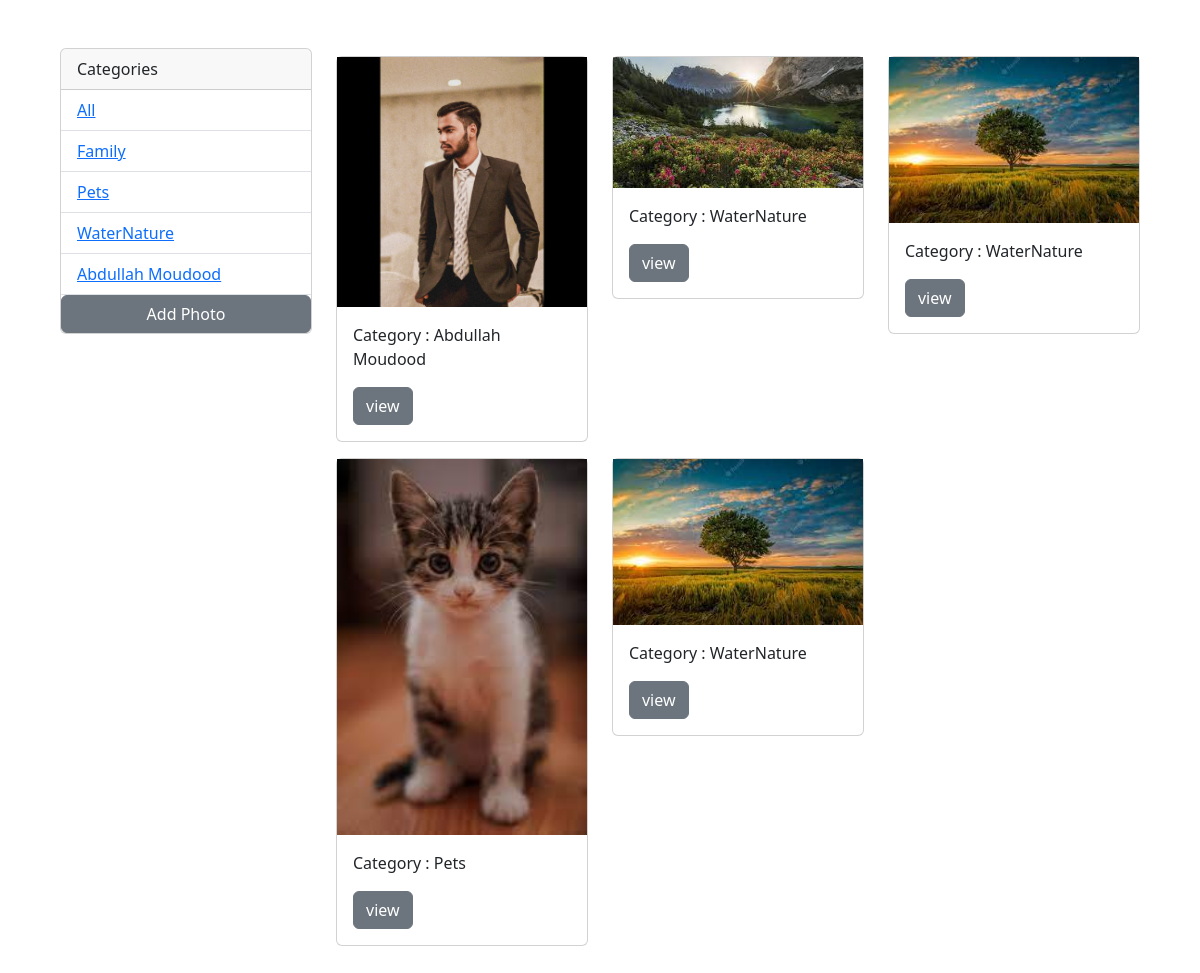
The page / on the database its author committed.
### photos/models.py (models this page shows, shortened)
class Category(models.Model):
    name=models.CharField(max_length=30,null=False,blank=False)
    def __str__(self) -> str:
        return self.name

class Photo(models.Model):
    category=models.ForeignKey(Category,on_delete=models.SET_NULL,null=True,blank=False)
    image= models.ImageField(null=False,blank=False)
    description=models.TextField()

### photos/views.py (the view)
# urls.py: path('',views.gallery,name='gallery'),
def gallery(request):
    q=request.GET.get('q') if request.GET.get('q') != None else ''
    cat=Category.objects.all()
    photos= Photo.objects.filter(Q(category__name__contains=q))
    context={
        'category':cat,
        'photos':photos
    }
    return render(request,'photos/gallery.html',context)

### photos/templates/photos/gallery.html (shortened to what this page needs)
<!DOCTYPE html>
<html lang="en">
  <head>
    <link
      href="https://cdn.jsdelivr.net/npm/bootstrap@5.3.0/dist/css/bootstrap.min.css"
      rel="stylesheet"
    />
  </head>
  <body class="m-5">
    <div class="container">
      <div class="row">
        <div class="col-md-3">
          <div class="card">
            <div class="card-header">Categories</div>
            <ul class="list-group list-group-flush">
              <li class="list-group-item">
                <a href="{% url 'photos:gallery' %}">All</a>
              </li>
              {% for cat in category %}
              <li class="list-group-item">
                <a href="{% url 'photos:gallery' %}?q={{cat.name}}"
                  >{{cat.name}}</a
                >
              </li>
              {% endfor %}
              <a href="{% url 'photos:add' %}" class="btn btn-secondary"
                >Add Photo</a
              >
            </ul>
          </div>
        </div>
        <div class="col-md-9">
          <div class="row">
            {% for i in photos %}
            <div class="col-md-4">
              <div class="card my-2">
                <img src="{{ i.image.url }}" alt="This is an image" />
                <div class="card-body">
                  <p>Category : {{ i.category }}</p>
                  <a
                    href="{% url 'photos:photos' i.id %}"
                    class="btn btn-secondary"
                    >view</a
                  >
                </div>
              </div>
            </div>
            {% endfor %}
          </div>
        </div>
      </div>
    </div>
  </body>
</html>

### rows shown on the page
Category: name "Family"
Category: name "Pets"
Category: name "WaterNature"
Category: name "Abdullah Moudood"
Photo: image (picture), category "Abdullah Moudood"
Photo: image (picture), category "WaterNature"
Photo: image (picture), category "WaterNature"
Photo: image (picture), category "Pets"
Photo: image (picture), category "WaterNature"
